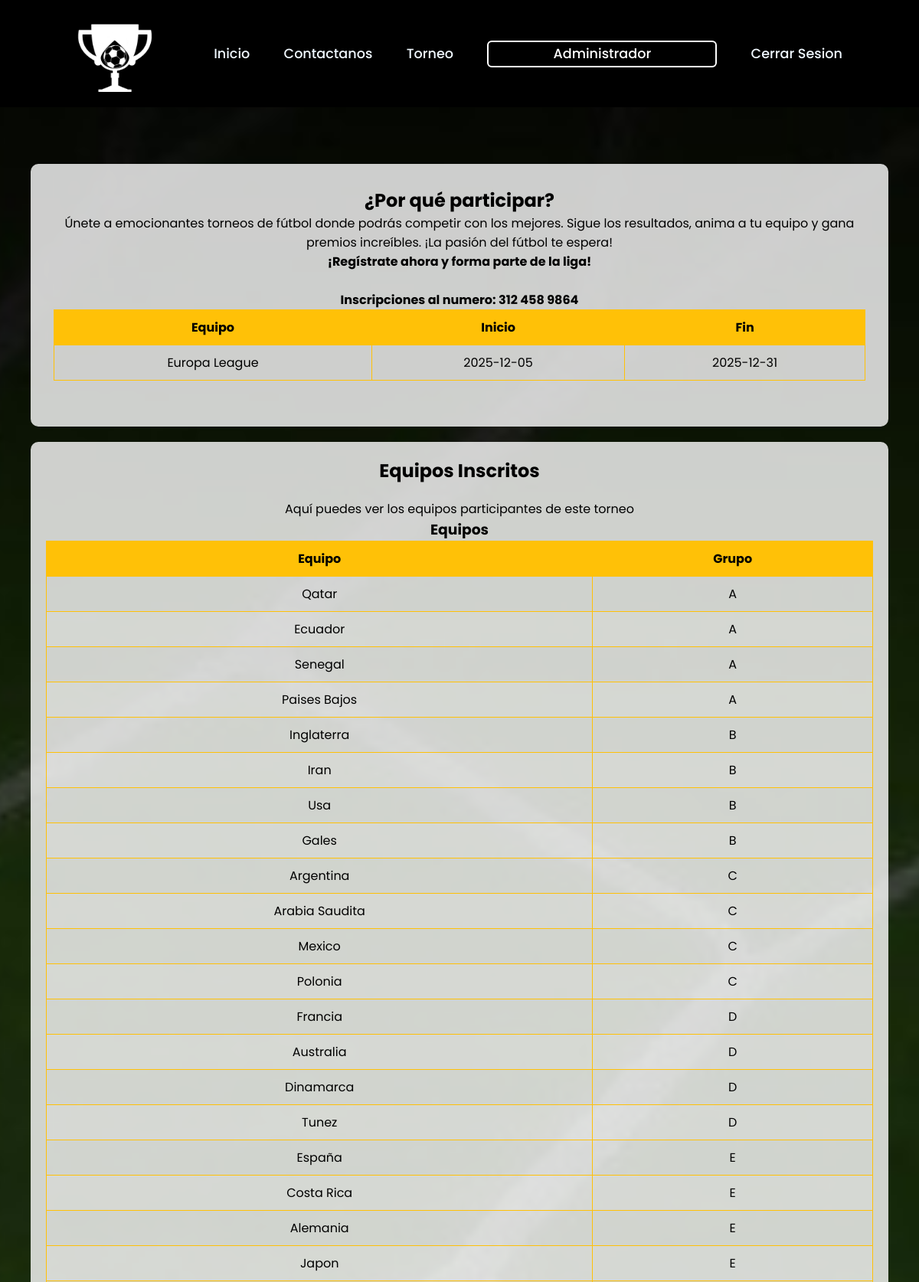
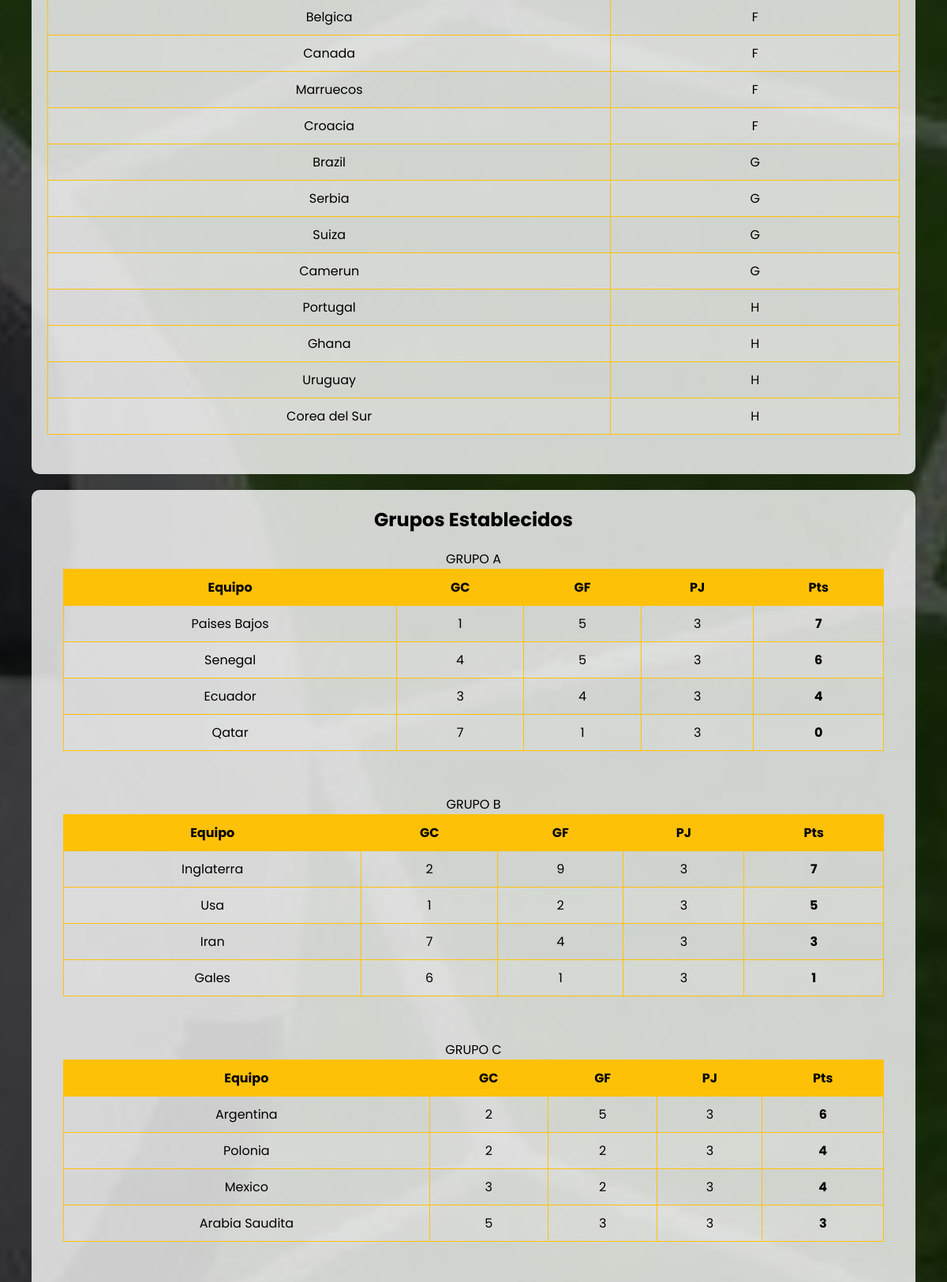
The page /app/GoldenPlayer/user/torneo.php (signed in, upper part) on the database its author committed (2 pictures, top to bottom).
### tables this page shows
CREATE TABLE `torneos` (
  `id_torneo` int(11) NOT NULL,
  `nombre` varchar(100) DEFAULT NULL,
  `fecha_inicio` date DEFAULT NULL,
  `fecha_fin` date DEFAULT NULL
);

CREATE TABLE `equipos` (
  `id_equipo` int(11) NOT NULL,
  `nombre` varchar(100) NOT NULL,
  `grupo` char(1) NOT NULL
);

### app/GoldenPlayer/user/torneo.php (the view, shortened to what this page needs)
<?php
$conn = conexion();
?>
<!DOCTYPE html>
<html lang="en">
<head>
    <link rel="stylesheet" href="../css/torneo.css">
    <link rel="stylesheet"
        href="https://cdn.jsdelivr.net/npm/@fortawesome/fontawesome-free@6.6.0/css/fontawesome.min.css"
>
</head>
<body>
    <header>
        <img src="../img/logo.png" class="logo">
        <div class="menu-toggle" onclick="toggleMenu()">☰</div>
        <nav class="navegation">
            <a href="home.php">Inicio</a>
            <a href="contacto.php">Contactanos</a>
            <a href="torneo.php">Torneo</a>
            <button class="btnLogin-popup" onclick="window.location.href='profile.php'"><?php
            echo $_SESSION["username"];
            ?></button>
            <a href="../controlador/login/controladorCerrar.php" class="btn">Cerrar Sesion</a>
        </nav>
    </header>
    <br><br>
    <section class="hero">
        <div class="container">
            <section class="motivacion">
                <h2>¿Por qué participar?</h2>
                <p>Únete a emocionantes torneos de fútbol donde podrás competir con los mejores. Sigue los
                    resultados, anima a tu equipo y gana premios increíbles. ¡La pasión del fútbol te espera!</p>
                <p><strong>¡Regístrate ahora y forma parte de la liga!</strong></p>
                <br>
                <p><strong>Inscripciones al numero: 312 458 9864</strong></p>
                <table>
                    <thead>
                        <tr>
                            <th>Equipo</th>
                            <th>Inicio</th>
                            <th>Fin</th>
                        </tr>
                    </thead>
                    <tbody>
                        <?php
                        $sql = "SELECT * FROM torneos";
                        $query = mysqli_query($conn, $sql);
                        while ($row = mysqli_fetch_array($query)) { ?>
                            <tr>
                                <td><?= $row['nombre'] ?></td>
                                <td><?= $row['fecha_inicio'] ?></td>
                                <td><?= $row['fecha_fin'] ?></td>
                            </tr>
                        <?php }
                        ?>
                    </tbody>
                </table>
            </section>
            <section class="seccion-resultados">
                <h2>Equipos Inscritos</h2>
                <p>Aquí puedes ver los equipos participantes de este torneo</p>
                <h3>Equipos</h3>
                <table>
                    <thead>
                        <tr>
                            <th>Equipo</th>
                            <th>Grupo</th>
                        </tr>
                    </thead>
                    <tbody>
                        <?php
                        $sql = "SELECT * FROM equipos";
                        $query = mysqli_query($conn, $sql);
                        while ($row = mysqli_fetch_array($query)) { ?>
                            <tr>
                                <td><?= $row['nombre'] ?></td>
                                <td><?= $row['grupo'] ?></td>
                            </tr>
                        <?php }
                        ?>
                    </tbody>
                </table>
            </section>
            <section class="seccion-resultados">
                <h2>Grupos Establecidos</h2>
                <div class="container">
                    <p>GRUPO A</p>
                    <table>
                        <thead>
                            <tr>
                                <th>Equipo</th>
                                <th>GC</th>
                                <th>GF</th>
                                <th>PJ</th>
                                <th>Pts</th>
                            </tr>
                        </thead>
                        <tbody>
                            <?php
                            $sql = "SELECT e.nombre AS equipo, SUM(CASE
                        WHEN p.id_equipo_local = e.id_equipo THEN p.goles_visitante
                        WHEN p.id_equipo_visitante = e.id_equipo THEN p.goles_local
                        ELSE 0
                        END
                        ) AS GC,
                        SUM(
                        CASE
                        WHEN p.id_equipo_local = e.id_equipo THEN p.goles_local
                        WHEN p.id_equipo_visitante = e.id_equipo THEN p.goles_visitante
                        ELSE 0
                        END
                        ) AS GF,
                        COUNT(p.id_partido) AS PJ,
                        SUM(
                        CASE
                        WHEN p.id_equipo_local = e.id_equipo AND p.goles_local > p.goles_visitante THEN 3
                        WHEN p.id_equipo_visitante = e.id_equipo AND p.goles_visitante > p.goles_local THEN 3
                        WHEN p.goles_local = p.goles_visitante THEN 1
                        ELSE 0
                        END
                        ) AS Pts
                        FROM equipos e
                        JOIN partidos p
                        ON e.id_equipo IN (p.id_equipo_local, p.id_equipo_visitante)
                        WHERE e.grupo = 'A'
                        AND p.jugado = 1 AND fase = 'grupos'
                        GROUP BY e.id_equipo
                        ORDER BY Pts DESC, GF DESC, GC ASC";
                            $query = mysqli_query($conn, $sql);
                            while ($row = mysqli_fetch_assoc($query)) {
                                ?>
                                <tr>
                                    <td><?= $row['equipo'] ?></td>
                                    <td><?= $row['GC'] ?></td>
                                    <td><?= $row['GF'] ?></td>
                                    <td><?= $row['PJ'] ?></td>
                                    <td><strong><?= $row['Pts'] ?></strong></td>
                                </tr>
                            <?php } ?>
                        </tbody>
                    </table>
                    <br>
                </div>
                <div class="container">
                    <p>GRUPO B</p>
                    <table>
                        <thead>
                            <tr>
                                <th>Equipo</th>
                                <th>GC</th>
                                <th>GF</th>
                                <th>PJ</th>
                                <th>Pts</th>
                            </tr>
                        </thead>
                        <tbody>
                            <?php
                            $sql = "SELECT e.nombre AS equipo, SUM(CASE
                        WHEN p.id_equipo_local = e.id_equipo THEN p.goles_visitante
                        WHEN p.id_equipo_visitante = e.id_equipo THEN p.goles_local
                        ELSE 0
                        END
                        ) AS GC,
                        SUM(
                        CASE
                        WHEN p.id_equipo_local = e.id_equipo THEN p.goles_local
                        WHEN p.id_equipo_visitante = e.id_equipo THEN p.goles_visitante
                        ELSE 0
                        END
                        ) AS GF,
                        COUNT(p.id_partido) AS PJ,
                        SUM(
                        CASE
                        WHEN p.id_equipo_local = e.id_equipo AND p.goles_local > p.goles_visitante THEN 3
                        WHEN p.id_equipo_visitante = e.id_equipo AND p.goles_visitante > p.goles_local THEN 3
                        WHEN p.goles_local = p.goles_visitante THEN 1
                        ELSE 0
                        END
                        ) AS Pts
                        FROM equipos e
                        JOIN partidos p
                        ON e.id_equipo IN (p.id_equipo_local, p.id_equipo_visitante)
                        WHERE e.grupo = 'B'
                        AND p.jugado = 1 AND fase = 'grupos'
                        GROUP BY e.id_equipo
                        ORDER BY Pts DESC, GF DESC, GC ASC";
                            $query = mysqli_query($conn, $sql);
                            while ($row = mysqli_fetch_assoc($query)) {
                                ?>
                                <tr>
                                    <td><?= $row['equipo'] ?></td>
                                    <td><?= $row['GC'] ?></td>
                                    <td><?= $row['GF'] ?></td>
                                    <td><?= $row['PJ'] ?></td>
                                    <td><strong><?= $row['Pts'] ?></strong></td>
                                </tr>
                            <?php } ?>
                        </tbody>
                    </table>
                    <br>
                </div>
                <div class="container">
                    <p>GRUPO C</p>
                    <table>
                        <thead>
                            <tr>
                                <th>Equipo</th>
                                <th>GC</th>
                                <th>GF</th>
                                <th>PJ</th>
                                <th>Pts</th>
                            </tr>
                        </thead>
                        <tbody>
                            <?php
                            $sql = "SELECT e.nombre AS equipo, SUM(CASE
                        WHEN p.id_equipo_local = e.id_equipo THEN p.goles_visitante
                        WHEN p.id_equipo_visitante = e.id_equipo THEN p.goles_local
                        ELSE 0
                        END
                        ) AS GC,
                        SUM(
                        CASE
                        WHEN p.id_equipo_local = e.id_equipo THEN p.goles_local
                        WHEN p.id_equipo_visitante = e.id_equipo THEN p.goles_visitante
                        ELSE 0
                        END
                        ) AS GF,
                        COUNT(p.id_partido) AS PJ,
                        SUM(
                        CASE
                        WHEN p.id_equipo_local = e.id_equipo AND p.goles_local > p.goles_visitante THEN 3
                        WHEN p.id_equipo_visitante = e.id_equipo AND p.goles_visitante > p.goles_local THEN 3
                        WHEN p.goles_local = p.goles_visitante THEN 1
                        ELSE 0
                        END
                        ) AS Pts
                        FROM equipos e
                        JOIN partidos p
                        ON e.id_equipo IN (p.id_equipo_local, p.id_equipo_visitante)
                        WHERE e.grupo = 'C'
                        AND p.jugado = 1 AND fase = 'grupos'
                        GROUP BY e.id_equipo
                        ORDER BY Pts DESC, GF DESC, GC ASC";
                            $query = mysqli_query($conn, $sql);
                            while ($row = mysqli_fetch_assoc($query)) {
                                ?>
                                <tr>
                                    <td><?= $row['equipo'] ?></td>
                                    <td><?= $row['GC'] ?></td>
                                    <td><?= $row['GF'] ?></td>
                                    <td><?= $row['PJ'] ?></td>
                                    <td><strong><?= $row['Pts'] ?></strong></td>
                                </tr>
                            <?php } ?>
                        </tbody>
                    </table>
                    <br>
                </div>
            </section>
        </div>
    </section>
</body>
</html>

### app/GoldenPlayer/css/torneo.css (style rules this page uses)
* { margin: 0; padding: 0; box-sizing: border-box; font-family: 'Poppins', sans-serif; }
body { justify-content: center; align-items: center; min-height: 100vh; background: url('../img/background.jpg') no-repeat; background-size: cover; background-position: center; padding-top: 80px; }
header { position: fixed; top: 0; left: 0; width: 100%; padding: 20px 100px; display: flex; justify-content: space-between; align-items: center; z-index: 99; background: rgb(0, 0, 0); backdrop-filter: blur(100%); }
.logo { width: 100px; height: auto; margin-right: 15px; object-fit: contain; }
.navegation a { position: relative; font-size: 1.1em; color: aliceblue; text-decoration: none; font-weight: 500; margin-left: 40px; }
.navegation a::after { content: ''; position: absolute; left: 0; bottom: -6px; width: 100%; height: 3px; background: #fff; border-radius: 5px; transform-origin: right; transform: scaleX(0); transition: transform .5s; }
.navegation .btnLogin-popup { width: 300px; height: 35px; background: transparent; border: 2px solid #fff; outline: none; border-radius: 6px; cursor: pointer; font-size: 1.1em; color: #fff; font-weight: 500; margin-left: 40px; transition: .5s; }
.hero { background: none; padding: 64px 0; text-align: center; }
.container { max-width: 1200px; margin: 0 auto; padding: 0 20px; box-sizing: border-box; overflow-x: auto; overflow-y: hidden; }
.motivacion { text-align: center; padding: 30px; background: rgba(255, 255, 255, 0.8); margin: 20px; border-radius: 10px; }
.motivacion h2 { color: #000000; }
.seccion-resultados { padding: 20px; margin: 20px; background: rgba(255, 255, 255, 0.8); border-radius: 10px; }
.seccion-resultados h2 { text-align: center; color: #000000; margin-bottom: 20px; }
table { width: 100%; border-collapse: collapse; margin-bottom: 30px; }
th, td { padding: 10px; text-align: center; border: 1px solid #FFC107; }
th { background: #FFC107; color: black; }
tr:nth-child(even) { background: rgba(255, 255, 255, 0.1); }

### rows shown on the page
torneos: nombre "Europa League", fecha_inicio "2025-12-05", fecha_fin "2025-12-31"
equipos: nombre "Qatar", grupo "A"
equipos: nombre "Ecuador", grupo "A"
equipos: nombre "Senegal", grupo "A"
equipos: nombre "Paises Bajos", grupo "A"
equipos: nombre "Inglaterra", grupo "B"
equipos: nombre "Iran", grupo "B"
equipos: nombre "Usa", grupo "B"
equipos: nombre "Gales", grupo "B"
equipos: nombre "Argentina", grupo "C"
equipos: nombre "Arabia Saudita", grupo "C"
equipos: nombre "Mexico", grupo "C"
equipos: nombre "Polonia", grupo "C"
equipos: nombre "Francia", grupo "D"
equipos: nombre "Australia", grupo "D"
equipos: nombre "Dinamarca", grupo "D"
equipos: nombre "Tunez", grupo "D"
equipos: nombre "España", grupo "E"
equipos: nombre "Costa Rica", grupo "E"
equipos: nombre "Alemania", grupo "E"
equipos: nombre "Japon", grupo "E"
equipos: nombre "Belgica", grupo "F"
equipos: nombre "Canada", grupo "F"
equipos: nombre "Marruecos", grupo "F"
equipos: nombre "Croacia", grupo "F"
equipos: nombre "Brazil", grupo "G"
equipos: nombre "Serbia", grupo "G"
equipos: nombre "Suiza", grupo "G"
equipos: nombre "Camerun", grupo "G"
equipos: nombre "Portugal", grupo "H"
equipos: nombre "Ghana", grupo "H"
equipos: nombre "Uruguay", grupo "H"
equipos: nombre "Corea del Sur", grupo "H"

### other values the page prints
$_SESSION["username"] "Administrador"
$row['equipo'] "Paises Bajos"
$row['GC'] "1"
$row['GF'] "5"
$row['PJ'] "3"
$row['Pts'] "7"
$row['equipo'] "Senegal"
$row['GC'] "4"
$row['Pts'] "6"
$row['equipo'] "Ecuador"
$row['GC'] "3"
$row['GF'] "4"
$row['Pts'] "4"
$row['equipo'] "Qatar"
$row['GC'] "7"
